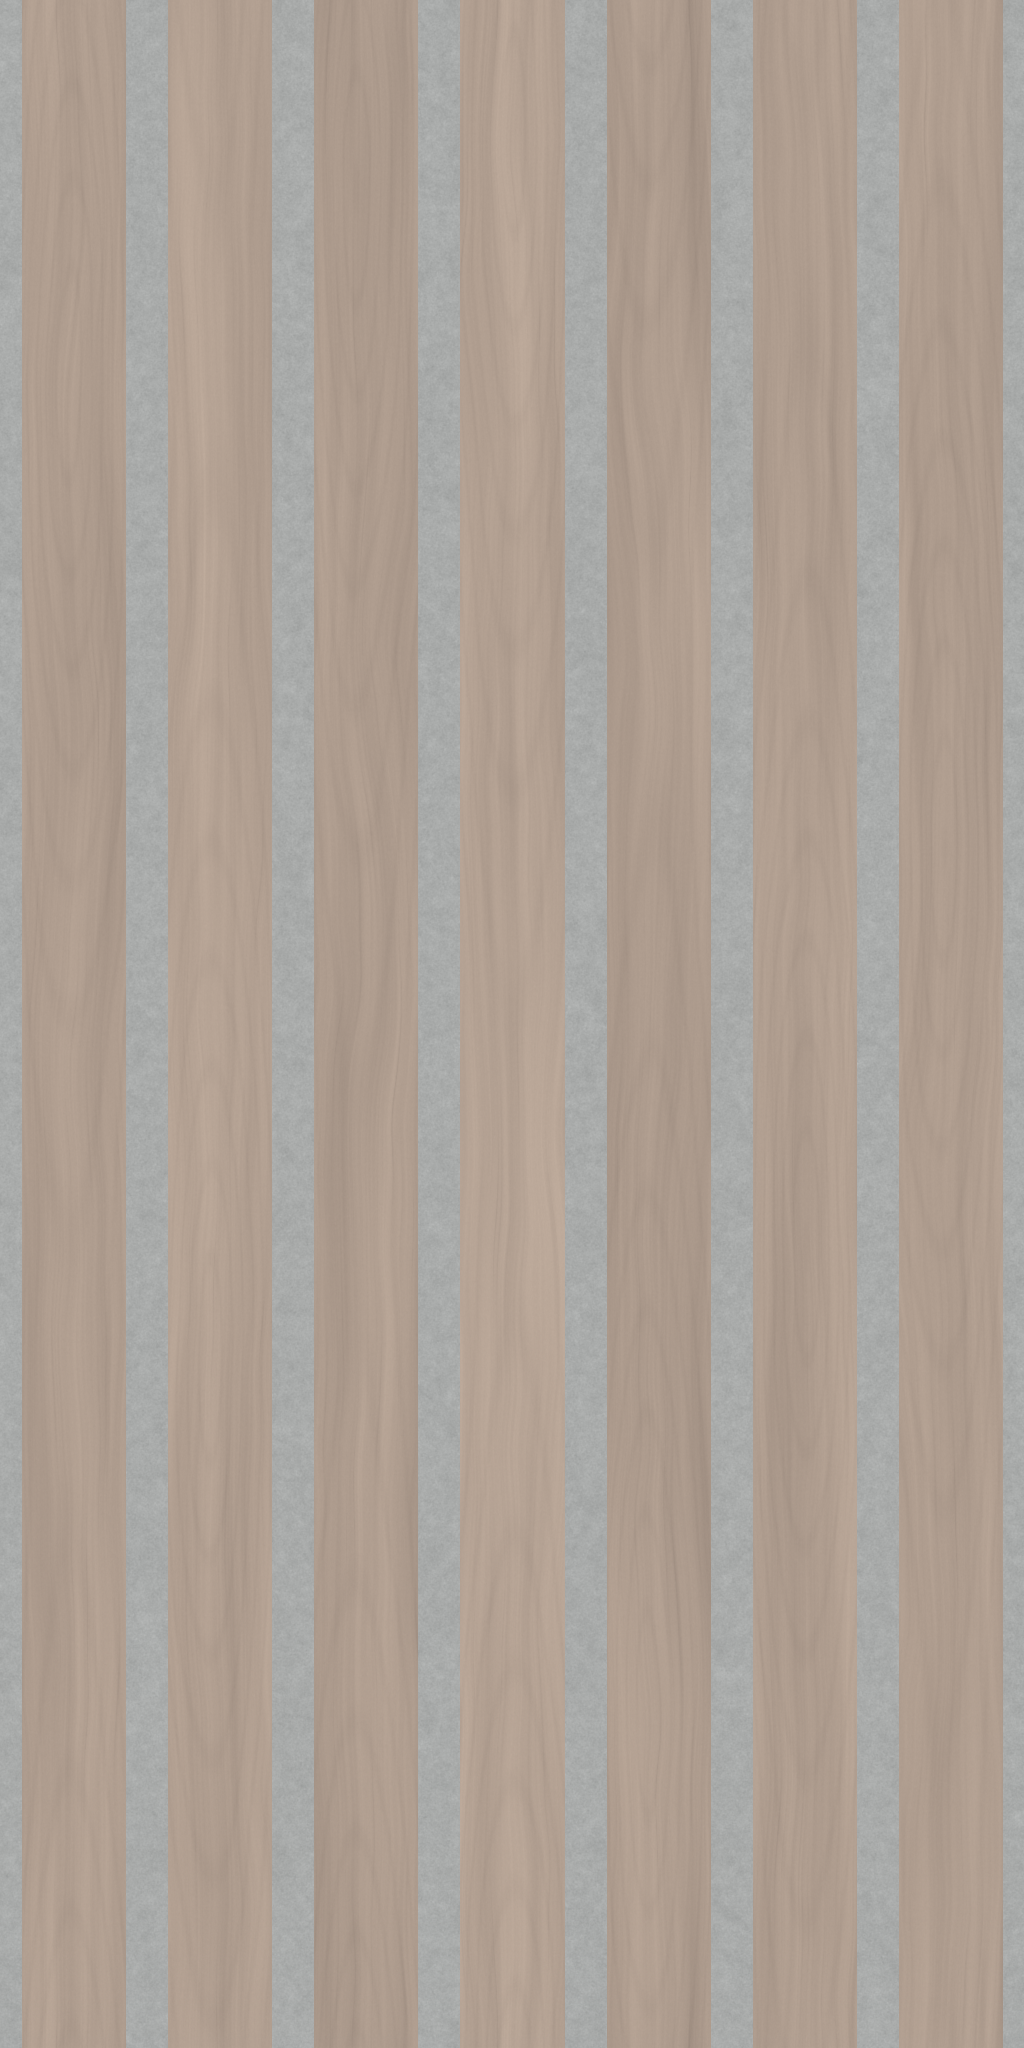

The script that saved this image:
from pathlib import Path
import json

import numpy as np
from PIL import Image, ImageDraw
from scipy.ndimage import gaussian_filter, map_coordinates

ROOT = Path(__file__).resolve().parent
W, H = 1024, 2048
SLATS = 7
FACE_MM, GAP_MM = 30.5, 12.3
PITCH_MM = FACE_MM + GAP_MM
WIDTH_MM = SLATS * PITCH_MM
HEIGHT_MM = WIDTH_MM * H / W
rng = np.random.default_rng(41027)
y, x = np.mgrid[:H, :W].astype(float)


def noise(sy, sx):
    a = gaussian_filter(rng.normal(size=(H, W)).astype(np.float32), (sy, sx), mode='wrap')
    return a / max(a.std(), 1e-8)


def save(name, pixels):
    Image.fromarray(np.uint8(np.clip(pixels, 0, 255))).save(ROOT / name)


# Put the tile boundaries on the groove apex, as at the factory panel joint.
phase = (x * WIDTH_MM / W) % PITCH_MM
face = (phase >= GAP_MM / 2) & (phase <= GAP_MM / 2 + FACE_MM)
edge_distance = np.minimum(phase - GAP_MM / 2, GAP_MM / 2 + FACE_MM - phase)
slat_index = np.floor(x * SLATS / W).astype(int)

source = Image.open(ROOT / 'main.jpg').convert('RGB')
mask = Image.new('L', source.size)
ImageDraw.Draw(mask).polygon([(560, 568), (1200, 390), (1200, 425), (585, 598)], fill=255)
wood_samples = np.asarray(source)[np.asarray(mask) > 0]
wood_color = np.median(wood_samples, axis=0)
print('Main-photo walnut median:', wood_color.tolist())

warp = 4.5 * noise(95, 28) + 1.4 * noise(32, 12)
coords = np.array([y, (x + warp) % W])
long_fibers = map_coordinates(noise(65, 0.65), coords, order=1, mode='grid-wrap')
medium_fibers = map_coordinates(noise(110, 3.5), coords, order=1, mode='grid-wrap')
broad_grain = map_coordinates(noise(180, 12), coords, order=1, mode='grid-wrap')

# Closed, warped growth rings give occasional walnut cathedrals without a vertical seam.
ring_detail = np.zeros((H, W))
for i in range(SLATS):
    center = (i + 0.50 + rng.uniform(-0.12, 0.12)) * W / SLATS
    offset = rng.uniform(0, H)
    vertical = 2 * np.sin(np.pi * (y - offset) / H)
    radius = np.sqrt(((x - center + 0.35 * warp) / 18) ** 2 + (vertical * 2.1) ** 2 + 0.04)
    rings = np.sin(radius * 11 + 0.35 * broad_grain)
    bands = np.maximum(rings - 0.20, 0) ** 2
    ring_detail += np.where(slat_index == i, bands - 0.19, 0)

slat_tones = np.array([-1.8, 2.1, -0.6, 3.0, -2.4, 0.9, -0.9])[slat_index]
fine = noise(0.6, 0.5)
variation = (2.6 * broad_grain + 2.1 * medium_fibers + 1.2 * long_fibers
             - 5.3 * ring_detail + 0.7 * fine + slat_tones)
wood = wood_color + variation[..., None] * np.array([1.0, 0.93, 0.84])
pore = np.maximum(-long_fibers - 1.7, 0) * 2.2
wood -= pore[..., None] * np.array([1, 0.9, 0.8])

felt_variation = 2.4 * noise(0.65, 0.65) + 1.7 * noise(3, 3) + 0.7 * noise(12, 10)
felt = np.array([169, 171, 170]) + felt_variation[..., None]
albedo = np.where(face[..., None], wood, felt)
save('texture.png', albedo)

# The V has 45-degree felt flanks; only the veneer faces receive wood microrelief.
groove_distance = np.minimum(phase, PITCH_MM - phase)
height_mm = np.where(face, 9.0, 9.0 - GAP_MM / 2 + groove_distance)
height_mm = gaussian_filter(height_mm, (0, 0.3), mode='wrap')
height_mm += np.where(face, 0.014 * medium_fibers + 0.009 * long_fibers,
                      0.014 * noise(0.8, 0.8))
dx_mm, dy_mm = WIDTH_MM / W, HEIGHT_MM / H
dhdx = (np.roll(height_mm, -1, axis=1) - np.roll(height_mm, 1, axis=1)) / (2 * dx_mm)
dhdy_image = (np.roll(height_mm, -1, axis=0) - np.roll(height_mm, 1, axis=0)) / (2 * dy_mm)
normals = np.stack([-dhdx, dhdy_image, np.ones_like(dhdx)], axis=-1)
normals /= np.linalg.norm(normals, axis=-1, keepdims=True)
save('normal.png', (normals * 0.5 + 0.5) * 255)

metadata = {
    'repeatWidthIn': WIDTH_MM / 25.4,
    'repeatHeightIn': HEIGHT_MM / 25.4,
    'depthIn': 9 / 25.4,
    'note': 'Manufacturer spec dimensions override photo estimates: seven 30.5 mm walnut faces on 42.8 mm pitches with 12.3 mm, 90-degree V-grooves about 6.2 mm deep in 9 mm felt, with no rigid core; the seven-pitch tile is 299.6 mm wide versus the rounded nominal 300 mm panel. Muted walnut tone is sampled from the main listing photo, with light grey felt matched to that photo; procedural grain wraps over the 599.2 mm tile height.'
}
(ROOT / 'texture.json').write_text(json.dumps(metadata, indent=2) + '\n')

light = np.array([-0.48, 0.62, 0.62])
light /= np.linalg.norm(light)
illumination = 0.32 + 0.68 * np.maximum(normals @ light, 0)
shaded = albedo * illumination[..., None]
color_tile = Image.fromarray(np.uint8(np.clip(albedo, 0, 255))).resize((384, 768), Image.Resampling.LANCZOS)
shade_tile = Image.fromarray(np.uint8(np.clip(shaded, 0, 255))).resize((384, 768), Image.Resampling.LANCZOS)
preview = Image.new('RGB', (2304, 2340), '#e5e2dc')
draw = ImageDraw.Draw(preview)
draw.text((16, 10), 'ALBEDO: 3 x 3 repeats', fill='#292929')
draw.text((1168, 10), 'NORMAL-MAP RELIEF: upper-left light, 3 x 3 repeats', fill='#292929')
for row in range(3):
    for column in range(3):
        preview.paste(color_tile, (column * 384, 36 + row * 768))
        preview.paste(shade_tile, (1152 + column * 384, 36 + row * 768))
preview.save(ROOT / 'preview.png')
print(json.dumps(metadata, indent=2))
print('Wrote texture.png, normal.png, texture.json, preview.png')
